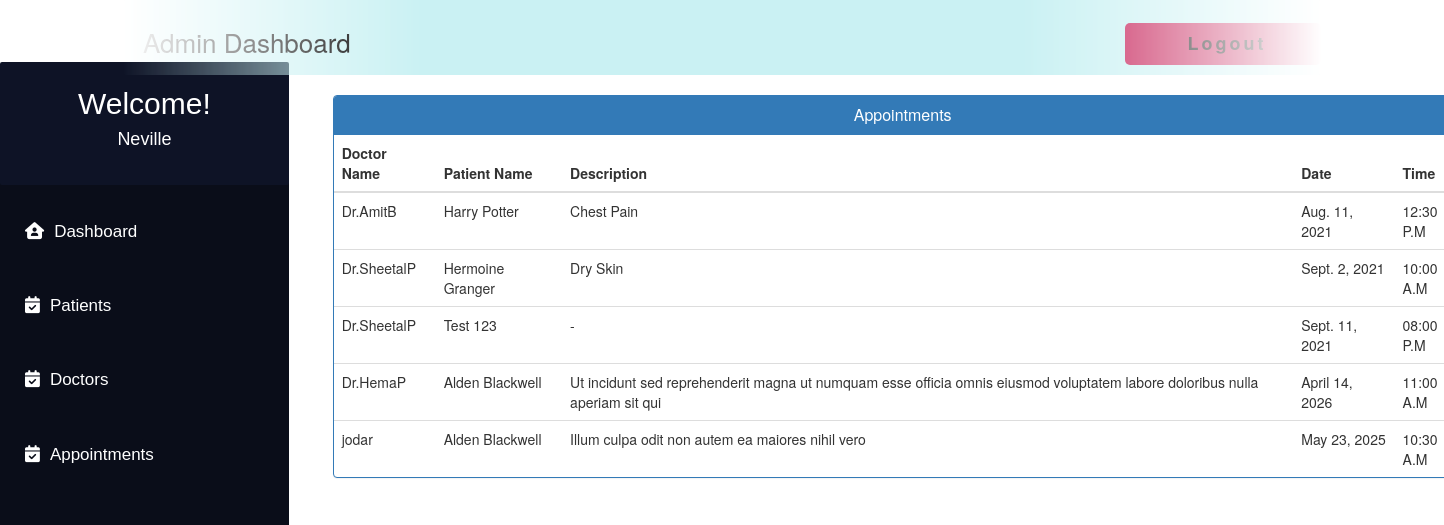
Screenshot of /admin_view_appointment/ (signed in) with the database file from the repository.
### MyApp/models.py (models this page shows, shortened)
class Appointment(models.Model):
    patientId = models.PositiveIntegerField(null=True)
    doctorId = models.PositiveIntegerField(null=True)
    patientName = models.CharField(max_length=40, null=True)
    doctorName = models.CharField(max_length=40, null=True)
    appointmentDate = models.DateField(null=False)
    description = models.TextField(max_length=500)
    status = models.BooleanField(default=False)
    time = models.CharField(max_length=10, choices=Time, default="")

### MyApp/views.py (the view)
# urls.py: path('admin_view_appointment/', views.admin_view_appointment,
@login_required(login_url='adminlogin')
def admin_view_appointment(request):
    appointments = Appointment.objects.all().filter(status=True)
    return render(request, 'MyApp/admin_view_appointment.html', {'appointments': appointments})

### templates/MyApp/admin_view_appointment.html (shortened to what this page needs)
{% extends 'MyApp/admin_base.html' %}
{% block content_dashboard %}
<head>
  <link href="//netdna.bootstrapcdn.com/bootstrap/3.0.0/css/bootstrap.min.css" rel="stylesheet" id="bootstrap-css">
</head>
<div class="container" style="margin-left:22%; margin-right:5%;">
  <div class="panel panel-primary">
    <div class="panel-heading">
      <h6 class="panel-title">Appointments</h6>
    </div>
    <table class="table table-hover" id="dev-table">
      <thead>
        <tr>
          <th>Doctor Name</th>
          <th>Patient Name</th>
          <th>Description</th>
          <th>Date</th>
          <th>Time</th>
        </tr>
      </thead>
      {% for a in appointments %}
      <tr>
        <td> {{a.doctorName}}</td>
        <td>{{a.patientName}}</td>
        <td>{{a.description}}</td>
        <td>{{a.appointmentDate}}</td>
        <td>{{a.time}}</td>
      </tr>
      {% endfor %}
    </table>
  </div>
</div>
{% endblock content_dashboard %}

### templates/MyApp/admin_base.html (shortened to what this page needs)
<!DOCTYPE html>
<html lang="en">
<head>
</head>
<body>
    <div class="navbar">
        <a>Admin Dashboard</a>
        <button>
            <span class="label"><a href="{% url 'MyApp:logout' %}" class="logoutbtn"
                    style="font-size:18px; text-align: center;">Logout</a></span>
        </button>
    </div>
    <div class="sidebar">
        <div class="userprofile">
            <h2 style="color:white; font-family:sans-serif; padding-top:25px; text-align:center; margin:0px;">Welcome!
            </h2>
            <h4 style="color:white; font-family:sans-serif; text-align:center; padding-bottom:35px;">
                {{request.user.username}}</h4>
        </div>
        <a href="{% url 'MyApp:admin_dashboard' %}"><i class="fa-solid fa-house-user"></i>Dashboard</a>
        <a href="{% url 'MyApp:admin_patient' %}"><i class="fa-solid fa-calendar-check"></i>Patients</a>
        <a href="{% url 'MyApp:admin_doctor' %}"><i class="fa-solid fa-calendar-check"></i>Doctors</a>
        <a href="{% url 'MyApp:admin_appointment' %}"><i class="fa-solid fa-calendar-check"></i>Appointments</a>
    </div>
    {% block content_dashboard %}
    {% endblock content_dashboard %}
</body>
</html>

### templates/MyApp/admin_base.html (style rules this page uses)
body { background-color: rgb(255, 255, 255); padding: 0px; margin-top: 0px; margin-left: 0px; margin-right: 0px; margin-bottom: 0px; }
.navbar { overflow: hidden; height: 75px; width: 100%; padding-top: 22px; z-index: 1; top: 0; position: fixed; display: block; max-width: 1200px; mask-image: linear-gradient(90deg, rgba(255, 255, 255, 0) 0%, #ffffff 25%, #ffffff 75%, rgba(255, 255, 255, 0) 100%); margin: 0 auto; background-color: #caf1f3; }
.navbar a { float: left; display: block; font-size: 26px; color: black; text-align: center; padding-left: 20px; text-decoration: none; }
.sidebar .userprofile { background-color: #0e1326; border-radius: 2px !important; margin-top: -5px; }
.sidebar { padding-top: 0px; border-radius: 15px !important; width: 20%; align-items: center; height: 100%; background-color: #0a0d19; font-family: sans-serif; font-size: 17px; font-weight: normal; position: fixed; top: 67px; left: 0; bottom: 0; }
.sidebar i { padding-right: 10px; }
.sidebar a { display: block; color: white; padding: 25px; text-decoration: none; }
button { float: right; position: relative; font-size: 14px; letter-spacing: 3px; height: 3em; padding: 0 3em; border: none; background-color: #c41b54; color: #fff; text-transform: uppercase; overflow: hidden; border-radius: 5px; margin-right: 20px; }
button::before { content: ''; display: block; position: absolute; z-index: 0; bottom: 0; left: 0; height: 0px; width: 100%; background: rgb(196, 27, 84); background: linear-gradient(90deg, rgba(196, 27, 84, 1) 20%, rgba(124, 7, 46, 1) 100%); transition: 0.2s; }
button .label { position: relative; }

### templates/MyApp/admin_view_appointment.html (style rules this page uses)
a:link { text-decoration: none; }
h6 { text-align: center; }

### rows the page displays
Appointment: doctorName "Dr.AmitB", patientName "Harry Potter", description "Chest Pain", appointmentDate "Aug. 11, 2021", time "12:30 P.M"
Appointment: doctorName "Dr.SheetalP", patientName "Hermoine Granger", description "Dry Skin", appointmentDate "Sept. 2, 2021", time "10:00 A.M"
Appointment: doctorName "Dr.SheetalP", patientName "Test 123", description "-", appointmentDate "Sept. 11, 2021", time "08:00 P.M"
Appointment: doctorName "Dr.HemaP", patientName "Alden Blackwell", description "Ut incidunt sed reprehenderit magna ut numquam esse officia omnis eiusmod voluptatem labore doloribus nulla aperiam sit qui", appointmentDate "April 14, 2026", time "11:00 A.M"
Appointment: doctorName "jodar", patientName "Alden Blackwell", description "Illum culpa odit non autem ea maiores nihil vero", appointmentDate "May 23, 2025", time "10:30 A.M"

### other values shown
{{ request.user.username }} "Neville"
